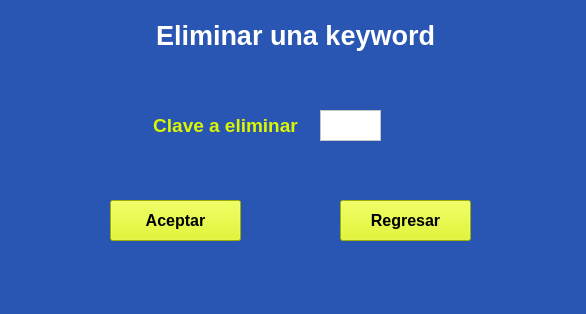
<?xml version="1.0" encoding="UTF-8"?>
<ui version="4.0">
 <class>MainWindow</class>
 <widget class="QMainWindow" name="MainWindow">
  <property name="geometry">
   <rect>
    <x>0</x>
    <y>0</y>
    <width>586</width>
    <height>314</height>
   </rect>
  </property>
  <property name="windowTitle">
   <string>MainWindow</string>
  </property>
  <property name="styleSheet">
   <string notr="true">background-color: rgb(41, 86, 178);</string>
  </property>
  <widget class="QWidget" name="centralwidget">
   <widget class="QTextEdit" name="txt_Clave">
    <property name="geometry">
     <rect>
      <x>320</x>
      <y>110</y>
      <width>61</width>
      <height>31</height>
     </rect>
    </property>
    <property name="font">
     <font>
      <pointsize>12</pointsize>
      <weight>75</weight>
      <bold>true</bold>
     </font>
    </property>
    <property name="styleSheet">
     <string notr="true">background-color: rgb(255, 255, 255);</string>
    </property>
   </widget>
   <widget class="QLabel" name="lbl_Mensaje">
    <property name="geometry">
     <rect>
      <x>140</x>
      <y>10</y>
      <width>311</width>
      <height>51</height>
     </rect>
    </property>
    <property name="text">
     <string>&lt;html&gt;&lt;head/&gt;&lt;body&gt;&lt;p align=&quot;center&quot;&gt;&lt;span style=&quot; font-size:20pt; font-weight:600; color:#ffffff;&quot;&gt;Eliminar una keyword&lt;/span&gt;&lt;/p&gt;&lt;/body&gt;&lt;/html&gt;</string>
    </property>
    <property name="alignment">
     <set>Qt::AlignCenter</set>
    </property>
   </widget>
   <widget class="QPushButton" name="btn_Regresar">
    <property name="geometry">
     <rect>
      <x>340</x>
      <y>200</y>
      <width>131</width>
      <height>41</height>
     </rect>
    </property>
    <property name="font">
     <font>
      <pointsize>12</pointsize>
      <weight>75</weight>
      <bold>true</bold>
     </font>
    </property>
    <property name="styleSheet">
     <string notr="true">background-color: rgb(220, 246, 0);</string>
    </property>
    <property name="text">
     <string>Regresar</string>
    </property>
   </widget>
   <widget class="QLabel" name="lbl_Clave">
    <property name="geometry">
     <rect>
      <x>140</x>
      <y>110</y>
      <width>171</width>
      <height>31</height>
     </rect>
    </property>
    <property name="text">
     <string>&lt;html&gt;&lt;head/&gt;&lt;body&gt;&lt;p align=&quot;center&quot;&gt;&lt;span style=&quot; font-size:14pt; font-weight:600; color:#dcf600;&quot;&gt;Clave a eliminar&lt;/span&gt;&lt;/p&gt;&lt;/body&gt;&lt;/html&gt;</string>
    </property>
    <property name="alignment">
     <set>Qt::AlignCenter</set>
    </property>
   </widget>
   <widget class="QPushButton" name="btn_Aceptar">
    <property name="geometry">
     <rect>
      <x>110</x>
      <y>200</y>
      <width>131</width>
      <height>41</height>
     </rect>
    </property>
    <property name="font">
     <font>
      <pointsize>12</pointsize>
      <weight>75</weight>
      <bold>true</bold>
     </font>
    </property>
    <property name="styleSheet">
     <string notr="true">background-color: rgb(220, 246, 0);</string>
    </property>
    <property name="text">
     <string>Aceptar</string>
    </property>
   </widget>
  </widget>
  <widget class="QMenuBar" name="menubar">
   <property name="geometry">
    <rect>
     <x>0</x>
     <y>0</y>
     <width>586</width>
     <height>21</height>
    </rect>
   </property>
  </widget>
  <widget class="QStatusBar" name="statusbar"/>
 </widget>
 <resources/>
 <connections/>
</ui>
